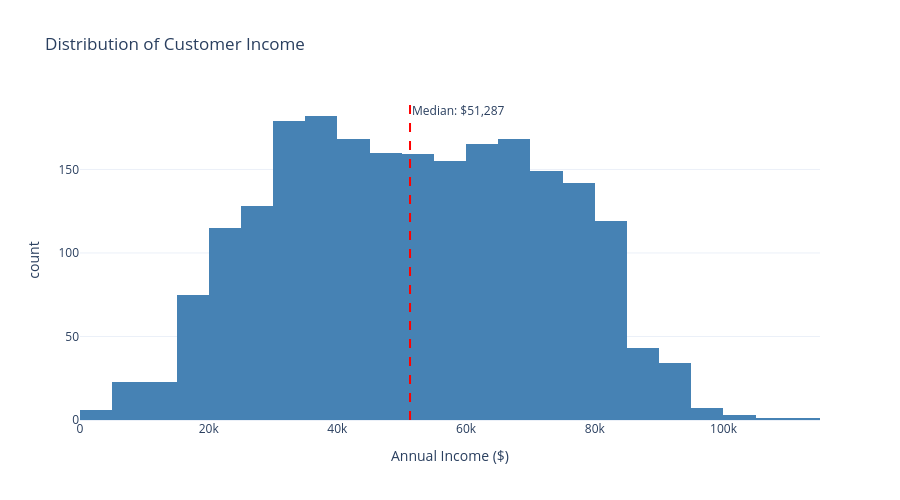

The notebook cell this image was saved under:
### Markdown cell above
## 3. Univariate Analysis

Let's examine the distribution of key numerical features using interactive Plotly visualizations. These distributions will help us understand the typical customer profile and identify any skewness or unusual patterns.

### Code cell
# Income distribution
fig = px.histogram(ifood_df, x='Income', nbins=50,
                   title='Distribution of Customer Income',
                   labels={'Income': 'Annual Income ($)', 'count': 'Number of Customers'},
                   color_discrete_sequence=['steelblue'])
fig.add_vline(x=ifood_df['Income'].median(), line_dash="dash", 
              line_color="red", annotation_text=f"Median: ${ifood_df['Income'].median():,.0f}")
fig.update_layout(showlegend=False, height=500)
fig.show()

### Figure 1 — Plotly figure (JSON) as saved in the notebook; plotly's stock layout.template omitted (floating-point values rounded to 4 significant figures; data arrays with more than 128 entries replaced by an {"elided": "..."} marker saying what was removed)
{"data": [{"alignmentgroup": "True", "bingroup": "x", "hovertemplate": "Annual Income ($)=%{x}<br>count=%{y}<extra></extra>", "legendgroup": "", "marker": {"color": "steelblue", "pattern": {"shape": ""}}, "name": "", "nbinsx": 50, "offsetgroup": "", "orientation": "v", "showlegend": false, "x": {"elided": "2205 float values"}, "xaxis": "x", "yaxis": "y", "type": "histogram"}], "layout": {"xaxis": {"anchor": "y", "domain": [0.0, 1.0], "title": {"text": "Annual Income ($)"}}, "yaxis": {"anchor": "x", "domain": [0.0, 1.0], "title": {"text": "count"}}, "legend": {"tracegroupgap": 0}, "title": {"text": "Distribution of Customer Income"}, "barmode": "relative", "shapes": [{"line": {"color": "red", "dash": "dash"}, "type": "line", "x0": 51290.0, "x1": 51290.0, "xref": "x", "y0": 0, "y1": 1, "yref": "y domain"}], "annotations": [{"showarrow": false, "text": "Median: $51,287", "x": 51290.0, "xanchor": "left", "xref": "x", "y": 1, "yanchor": "top", "yref": "y domain"}], "showlegend": false, "height": 500}}
